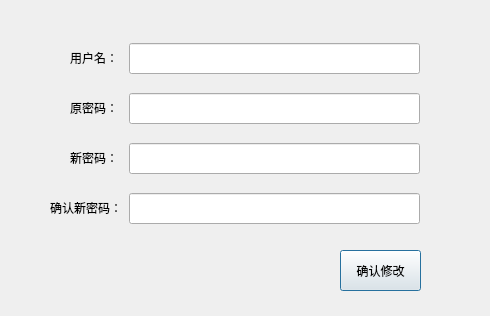
<?xml version="1.0" encoding="UTF-8"?>
<ui version="4.0">
 <class>updatePwd_dialog</class>
 <widget class="QWidget" name="updatePwd_dialog">
  <property name="geometry">
   <rect>
    <x>0</x>
    <y>0</y>
    <width>490</width>
    <height>316</height>
   </rect>
  </property>
  <property name="windowTitle">
   <string>Form</string>
  </property>
  <widget class="QLabel" name="label">
   <property name="geometry">
    <rect>
     <x>70</x>
     <y>50</y>
     <width>48</width>
     <height>16</height>
    </rect>
   </property>
   <property name="text">
    <string>用户名：</string>
   </property>
  </widget>
  <widget class="QLabel" name="label_2">
   <property name="geometry">
    <rect>
     <x>70</x>
     <y>100</y>
     <width>48</width>
     <height>16</height>
    </rect>
   </property>
   <property name="text">
    <string>原密码：</string>
   </property>
  </widget>
  <widget class="QLabel" name="label_3">
   <property name="geometry">
    <rect>
     <x>70</x>
     <y>150</y>
     <width>48</width>
     <height>16</height>
    </rect>
   </property>
   <property name="text">
    <string>新密码：</string>
   </property>
  </widget>
  <widget class="QLineEdit" name="leUsername">
   <property name="geometry">
    <rect>
     <x>129</x>
     <y>43</y>
     <width>291</width>
     <height>31</height>
    </rect>
   </property>
  </widget>
  <widget class="QLineEdit" name="leOldPwd">
   <property name="geometry">
    <rect>
     <x>129</x>
     <y>93</y>
     <width>291</width>
     <height>31</height>
    </rect>
   </property>
   <property name="echoMode">
    <enum>QLineEdit::Password</enum>
   </property>
  </widget>
  <widget class="QLineEdit" name="leNewPwd">
   <property name="geometry">
    <rect>
     <x>129</x>
     <y>143</y>
     <width>291</width>
     <height>31</height>
    </rect>
   </property>
   <property name="echoMode">
    <enum>QLineEdit::Password</enum>
   </property>
  </widget>
  <widget class="QLabel" name="label_4">
   <property name="geometry">
    <rect>
     <x>50</x>
     <y>200</y>
     <width>72</width>
     <height>16</height>
    </rect>
   </property>
   <property name="text">
    <string>确认新密码：</string>
   </property>
  </widget>
  <widget class="QLineEdit" name="leNewPwd2">
   <property name="geometry">
    <rect>
     <x>129</x>
     <y>193</y>
     <width>291</width>
     <height>31</height>
    </rect>
   </property>
   <property name="echoMode">
    <enum>QLineEdit::Password</enum>
   </property>
  </widget>
  <widget class="QPushButton" name="btnSubmit">
   <property name="geometry">
    <rect>
     <x>340</x>
     <y>250</y>
     <width>81</width>
     <height>41</height>
    </rect>
   </property>
   <property name="text">
    <string>确认修改</string>
   </property>
   <property name="autoDefault">
    <bool>true</bool>
   </property>
   <property name="default">
    <bool>true</bool>
   </property>
  </widget>
  <widget class="QLabel" name="lbStatus">
   <property name="geometry">
    <rect>
     <x>50</x>
     <y>250</y>
     <width>261</width>
     <height>51</height>
    </rect>
   </property>
   <property name="text">
    <string/>
   </property>
  </widget>
 </widget>
 <resources/>
 <connections/>
</ui>
